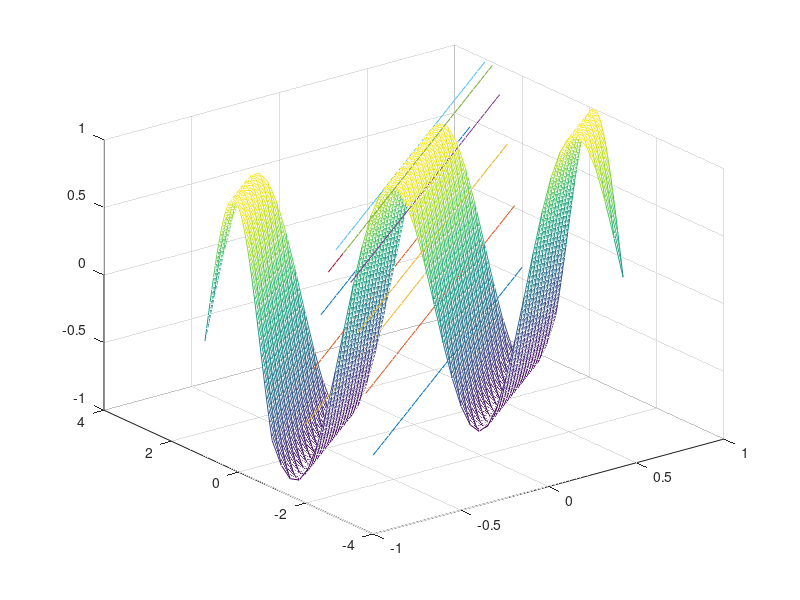

The MATLAB source for this figure:
%% 1.1
clearvars
close all
clc

% b
u = @(x,y) cos(2*y-6*x);
amount = 40;
border = 1;
area = linspace(-border,border,amount);
[x,y] = meshgrid(area,area);
z = u(x,y);
mesh(x,y,z)

% c
hold on
% Let's draw e.g 10 lines
lineAmount = 10; 
% Let's create different constant terms for the lines
d = linspace(-1,1,lineAmount)'; 
x_l = area;
y_l = 3*x_l+d;
z_l = u(x_l,y_l);
for i = 1:lineAmount
    plot3(x_l,y_l(i,:),z_l(i,:))
end